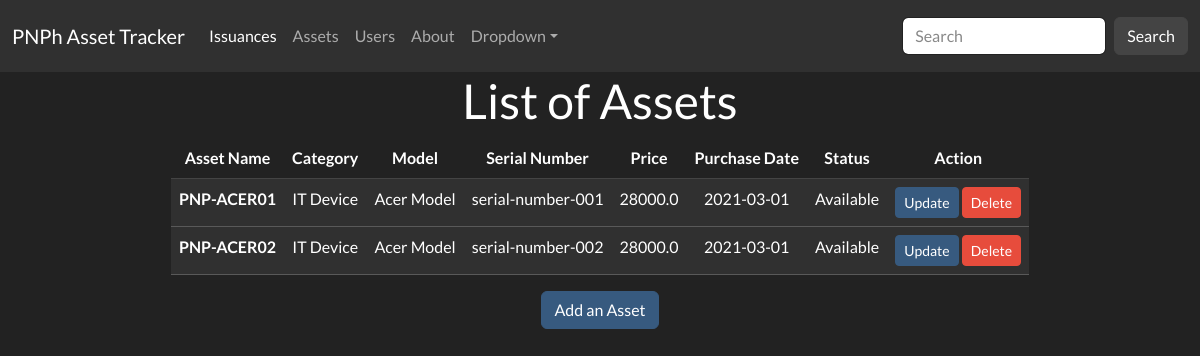
Before: /assets-list with the older database file.
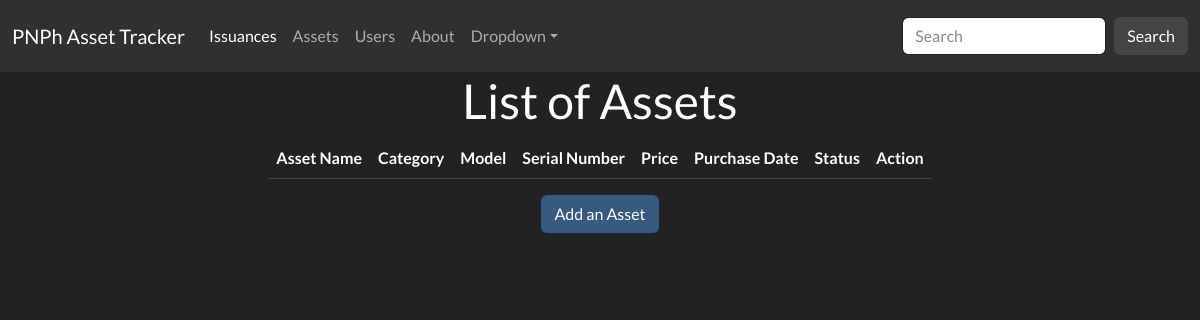
After: the same page with the newer database file.
### app/models.py (models this page shows)
class Asset(db.Model):
    id = db.Column(db.Integer, primary_key=True)
    asset_name = db.Column(db.String(100), nullable=False)
    category = db.Column(db.String(50), nullable=False)  # IT device or Office furniture
    model = db.Column(db.String(50), nullable=False)
    serial_number = db.Column(db.String(100), nullable=True)   # Serial number for IT Devices
    price = db.Column(db.Float, nullable=False)
    purchase_date = db.Column(db.Date, nullable=True)  # Optional: track purchase dates
    status = db.Column(db.String(50), nullable=False)  # Available, Unusable
    issuances = db.relationship('Issuance', backref='asset', lazy=True)

### app/controllers.py (the view)
@main.route('/assets-list')
def assets_list():
    items = Asset.query.all()
    return render_template('assets_list.html', items=items)

### app/templates/assets_list.html (shortened to what this page needs)
{% extends 'base.html' %}
{% block content %}
    <div class="d-flex justify-content-center align-items-center">
      <div class="text-center">
        <h1>List of Assets</h1>
        <table class="table table-hover">
          <thead>
            <tr>
              <th scope="col">Asset Name</th>
              <th scope="col">Category</th>
              <th scope="col">Model</th>
              <th scope="col">Serial Number</th>
              <th scope="col">Price</th>
              <th scope="col">Purchase Date</th>
              <th scope="col">Status</th>
              <th scope="col">Action</th>
            </tr>
          </thead>
          <tbody>
            {% for item in items %}
            <tr class="table-dark">
              <th scope="row">{{ item.asset_name }}</th>
              <td>{{ item.category }}</td>
              <td>{{ item.model }}</td>
              <td>{{ item.serial_number }}</td>
              <td>{{ item.price }}</td>
              <td>{{ item.purchase_date }}</td>
              <td>{{ item.status }}</td>
              <td>
                <button type="button" class="btn btn-primary btn-sm" onclick="location.href='{{ url_for('main.update_status', id=item.id) }}'">Update</button>
                <button type="submit" class="btn btn-danger btn-sm" data-bs-toggle="modal" data-bs-target="#exampleModal{{ item.id }}">Delete</button>
              </td>
            </tr>
            {% endfor %}
          </tbody>
        </table>
      </div>
    </div>
    <div class="text-center text-bottom">
        <button type="button" class="btn btn-primary" onclick="location.href='{{ url_for('main.add_asset') }}'">Add an Asset</button>
    </div>
{% endblock %}

### app/templates/base.html (shortened to what this page needs)
<!DOCTYPE html>
<html lang="en">
<head>
    <link href="https://cdn.jsdelivr.net/npm/bootswatch@5.3.0/dist/darkly/bootstrap.min.css" rel="stylesheet">
</head>
<body>
    <nav class="navbar navbar-expand-lg bg-dark" data-bs-theme="dark">
      <div class="container-fluid">
        <a class="navbar-brand" href="{{ url_for('main.dashboard') }}">PNPh Asset Tracker</a>
        <div class="collapse navbar-collapse" id="navbarColor02">
          <ul class="navbar-nav me-auto">
            <li class="nav-item">
              <a class="nav-link active" href="{{ url_for('main.issuances_list') }}">Issuances
              </a>
            </li>
            <li class="nav-item">
              <a class="nav-link" href="{{ url_for('main.assets_list') }}">Assets</a>
            </li>
            <li class="nav-item">
              <a class="nav-link" href="{{ url_for('main.users_list') }}">Users</a>
            </li>
            <li class="nav-item">
              <a class="nav-link" href="{{ url_for('main.home') }}">About</a>
            </li>
            <li class="nav-item dropdown">
              <a class="nav-link dropdown-toggle" data-bs-toggle="dropdown" href="#" role="button" aria-haspopup="true" aria-expanded="false">Dropdown</a>
            </li>
          </ul>
          <form class="d-flex">
            <input class="form-control me-sm-2" type="search" placeholder="Search">
            <button class="btn btn-secondary my-2 my-sm-0" type="submit">Search</button>
          </form>
        </div>
      </div>
    </nav>
    {% block content %}{% endblock %}
</body>
</html>

Changed rows visible on the page:
removed Asset: asset_name "PNP-ACER01", category "IT Device", model "Acer Model", serial_number "serial-number-001", price "28000.0", purchase_date "2021-03-01", status "Available"
removed Asset: asset_name "PNP-ACER02", category "IT Device", model "Acer Model", serial_number "serial-number-002", price "28000.0", purchase_date "2021-03-01", status "Available"
